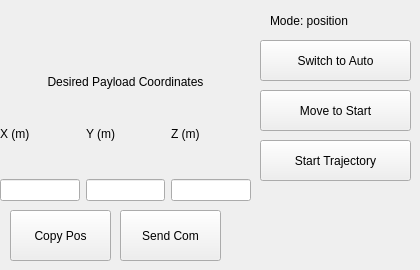
    <widget class="QWidget" name="tab_4">
     <attribute name="title">
      <string>Payload Mode</string>
     </attribute>
     <widget class="QWidget" name="verticalLayoutWidget_22">
      <property name="geometry">
       <rect>
        <x>0</x>
        <y>10</y>
        <width>251</width>
        <height>191</height>
       </rect>
      </property>
      <layout class="QVBoxLayout" name="DesiredFlightLayout_3">
       <item>
        <widget class="QLabel" name="DesiredFlightCoordinates_3">
         <property name="text">
          <string>Desired Payload Coordinates</string>
         </property>
         <property name="alignment">
          <set>Qt::AlignBottom|Qt::AlignHCenter</set>
         </property>
        </widget>
       </item>
       <item>
        <layout class="QHBoxLayout" name="FlightHLayout_3">
         <item>
          <widget class="QLabel" name="XLabel1_3">
           <property name="text">
            <string>X (m)</string>
           </property>
          </widget>
         </item>
         <item>
          <widget class="QLabel" name="YLabel1_3">
           <property name="text">
            <string>Y (m)</string>
           </property>
          </widget>
         </item>
         <item>
          <widget class="QLabel" name="ZLabel1_4">
           <property name="text">
            <string>Z (m)</string>
           </property>
          </widget>
         </item>
        </layout>
       </item>
       <item>
        <layout class="QHBoxLayout" name="FlightHLayout1_3">
         <item>
          <widget class="QLineEdit" name="XPositionUAV_3">
           <property name="text">
            <string/>
           </property>
          </widget>
         </item>
         <item>
          <widget class="QLineEdit" name="YPositionUAV_3"/>
         </item>
         <item>
          <widget class="QLineEdit" name="ZPositionUAV_3"/>
         </item>
        </layout>
       </item>
      </layout>
     </widget>
     <widget class="QPushButton" name="GetCurrentPositionUAV_3">
      <property name="geometry">
       <rect>
        <x>10</x>
        <y>210</y>
        <width>101</width>
        <height>51</height>
       </rect>
      </property>
      <property name="text">
       <string>Copy Pos</string>
      </property>
     </widget>
     <widget class="QPushButton" name="SendPositionUAV_3">
      <property name="geometry">
       <rect>
        <x>120</x>
        <y>210</y>
        <width>101</width>
        <height>51</height>
       </rect>
      </property>
      <property name="text">
       <string>Send Com</string>
      </property>
      <property name="shortcut">
       <string>Return</string>
      </property>
     </widget>
     <widget class="QLabel" name="label_2">
      <property name="geometry">
       <rect>
        <x>270</x>
        <y>10</y>
        <width>111</width>
        <height>21</height>
       </rect>
      </property>
      <property name="text">
       <string>Mode: position</string>
      </property>
     </widget>
     <widget class="QPushButton" name="pushButton_10">
      <property name="geometry">
       <rect>
        <x>260</x>
        <y>40</y>
        <width>151</width>
        <height>41</height>
       </rect>
      </property>
      <property name="text">
       <string>Switch to Auto</string>
      </property>
     </widget>
     <widget class="QPushButton" name="pushButton_11">
      <property name="geometry">
       <rect>
        <x>260</x>
        <y>90</y>
        <width>151</width>
        <height>41</height>
       </rect>
      </property>
      <property name="text">
       <string>Move to Start</string>
      </property>
     </widget>
     <widget class="QPushButton" name="pushButton_12">
      <property name="geometry">
       <rect>
        <x>260</x>
        <y>140</y>
        <width>151</width>
        <height>41</height>
       </rect>
      </property>
      <property name="text">
       <string>Start Trajectory</string>
      </property>
     </widget>
    </widget>
